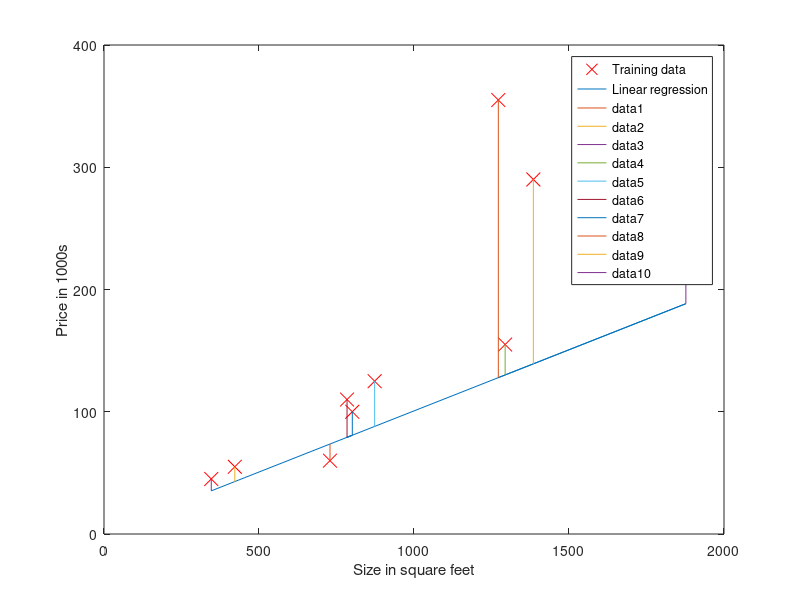

This figure's MATLAB source:
% Set up example data
x = [1272; 1385; 1877; 1294; 873; 784; 801; 729; 422; 346];
y = [355; 290; 290; 155; 125; 110; 100; 60; 55; 45];

% Initialise the extra column on x
m = length(x);
x = [(ones(m,1)),x];

% Plot the graph
plot(x(:,2),y,'rx','MarkerSize',10);
ylabel('Price in 1000s');
xlabel('Size in square feet');

% Initialise theta to some value: here we are guessing that for 
% y = mx + c, c is 0.7 and m is 0.1:
% y = 0.1x + 0.7
theta = [0.7; 0.1];

% Keep the previous plot visible
hold on; 

% Plot the predicted line, based on theta and how it transforms x
predicted_y = x*theta;
plot(x(:,2), predicted_y, '-')
legend('Training data', 'Linear regression');

hold on; 

% Illustrate the difference between the predicted value at y for the first example, 
% and the actual value of y from our example data
plot([x(1,2),x(1,2)],[predicted_y(1),y(1)],'-');

pause;
hold on;

% Now draw all of the other differences
for j = 2:m
	hold on;
	plot([x(:,2)(j),x(:,2)(j)],[predicted_y(j),y(j)], '-');
end